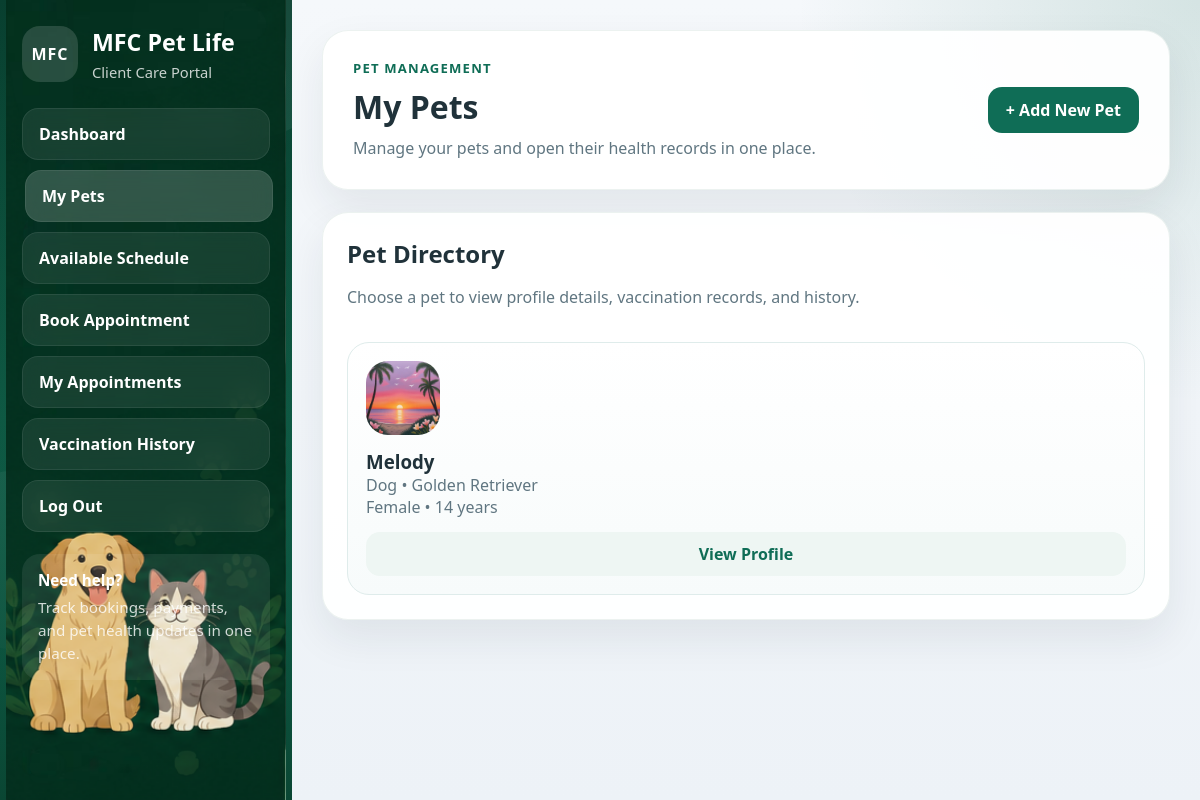
The app's page /pet-profile/ (signed in) with its own data.
### main/models.py (models this page shows, shortened)
class Pet(models.Model):
    owner = models.ForeignKey(User, on_delete=models.CASCADE)
    name = models.CharField(max_length=100)
    species = models.CharField(max_length=50)
    breed = models.CharField(max_length=100, blank=True, null=True)
    gender = models.CharField(max_length=10)
    color = models.CharField(max_length=50, blank=True, null=True)
    birthday = models.DateField(blank=True, null=True)
    age = models.PositiveIntegerField(default=0)
    weight = models.DecimalField(max_digits=5, decimal_places=2, blank=True, null=True)
    image = models.ImageField(upload_to='pets/', blank=True, null=True)
    is_active = models.BooleanField(default=True)  # Soft-delete flag

### main/views.py (the view)
# urls.py: path('pet-profile/', views.pet_profile, name='pet_profile'),
def pet_profile(request):
            pets = Pet.objects.filter(owner=request.user)
            for pet in pets:
                pet.years = pet.age // 12
                pet.months = pet.age % 12
            return render(request, 'clients/pet_profile.html', {'pets': pets})

### main/templates/clients/pet_profile.html (shortened to what this page needs)
{% load static %}
<!DOCTYPE html>
<html lang="en">
<head>
    <link rel="stylesheet" href="{% static 'css/clients/client_shell.css' %}?v=client-shell-1">
</head>
<body>
    {% include 'clients/_sidebar.html' with active_page='pets' %}
    <main class="client-shell">
        <section class="client-page-header">
            <div>
                <p class="eyebrow">Pet Management</p>
                <h1>My Pets</h1>
                <p class="header-copy">Manage your pets and open their health records in one place.</p>
            </div>
            <a href="{% url 'add_pet' %}" class="client-primary">+ Add New Pet</a>
        </section>
        <section class="client-panel">
            <div class="panel-head">
                <div>
                    <h2>Pet Directory</h2>
                    <p class="muted">Choose a pet to view profile details, vaccination records, and history.</p>
                </div>
            </div>
            {% if pets %}
                <div class="pet-card-grid">
                    {% for pet in pets %}
                        <a href="{% url 'pet_detail' pet_id=pet.id %}" class="pet-card">
                            {% if pet.image %}
                                <img src="{{ pet.image.url }}" alt="{{ pet.name }}">
                            {% else %}
                                <div class="pet-avatar">{{ pet.name|first|upper }}</div>
                            {% endif %}
                            <div>
                                <h3>{{ pet.name }}</h3>
                                <p class="pet-meta">{{ pet.species|default:"Pet" }}{% if pet.breed %} • {{ pet.breed }}{% endif %}</p>
                                {% if pet.gender or pet.age %}
                                    <p class="pet-meta">{{ pet.gender|default:"Gender not set" }}{% if pet.age %} • {{ pet.age }} years{% endif %}</p>
                                {% endif %}
                            </div>
                            <span class="client-secondary">View Profile</span>
                        </a>
                    {% endfor %}
                </div>
            {% else %}
                <div class="empty-panel">
                    <p class="empty-copy">No pets added yet. Add your first pet to start tracking appointments and records.</p>
                    <a href="{% url 'add_pet' %}" class="client-primary">Add Pet</a>
                </div>
            {% endif %}
        </section>
    </main>
</body>
</html>

### main/static/css/clients/client_shell.css (style rules this page uses)
* { box-sizing: border-box; }
:root { --sidebar-bg: linear-gradient(180deg, #083f2f 0%, #0f5b45 48%, #11785d 100%); --page-bg: radial-gradient(circle at top right, rgba(44, 122, 101, 0.16), transparent 28%), linear-gradient(180deg, #f5f8fb 0%, #edf2f7 100%); --surface: rgba(255, 255, 255, 0.94); --surface-border: rgba(15, 91, 69, 0.08); --text-main: #20323a; --text-soft: #607681; --primary: #0f6d56; --primary-strong: #0b5b49; --primary-soft: #d9efe7; --teal: #27877c; --gold: #f4b34f; --coral: #eb7d62; --shadow: 0 18px 42px rgba(20, 42, 52, 0.08); }
body { margin: 0; min-height: 100vh; background: var(--page-bg); color: var(--text-main); font-family: "Segoe UI", Tahoma, Geneva, Verdana, sans-serif; }
.client-shell { margin-left: 292px; min-height: 100vh; padding: 30px; }
.client-page-header, .client-panel, .client-stat-card, .client-card { background: var(--surface); border: 1px solid var(--surface-border); border-radius: 26px; box-shadow: var(--shadow); }
.client-page-header { display: flex; justify-content: space-between; gap: 24px; align-items: center; padding: 28px 30px; margin-bottom: 22px; }
.client-page-header h1 { margin: 0; color: var(--text-main); font-size: 2rem; }
.eyebrow { margin: 0 0 8px; color: var(--primary); font-size: 0.82rem; font-weight: 800; letter-spacing: 0.09em; text-transform: uppercase; }
.header-copy, .muted, .empty-copy { color: var(--text-soft); }
.header-copy { margin: 8px 0 0; line-height: 1.55; }
.client-primary, .client-secondary, .client-danger, .client-chip { display: inline-flex; align-items: center; justify-content: center; border: 0; border-radius: 14px; font-weight: 800; text-decoration: none; }
.client-primary { padding: 12px 18px; background: var(--primary); color: #fff; }
.client-secondary { padding: 11px 16px; background: #eef6f3; color: var(--primary); }
.client-panel { padding: 24px; margin-bottom: 22px; }
.panel-head { display: flex; align-items: center; justify-content: space-between; gap: 16px; margin-bottom: 18px; }
.panel-head h2, .panel-head h3 { margin: 0; }
.pet-card-grid, .record-card-grid, .payment-grid { display: grid; grid-template-columns: repeat(auto-fit, minmax(240px, 1fr)); gap: 18px; }
.pet-card, .record-card, .appointment-card { display: grid; gap: 14px; padding: 18px; border: 1px solid #dfeceb; border-radius: 22px; background: linear-gradient(180deg, #fff 0%, #f7fbfb 100%); color: inherit; text-decoration: none; }
.pet-card img, .pet-photo { width: 74px; height: 74px; border-radius: 22px; object-fit: cover; }
.pet-card h3, .record-card h3, .appointment-card h3 { margin: 0; }
.pet-meta, .record-card p, .appointment-card p { margin: 0; color: var(--text-soft); }

### records on screen
Pet: image (picture), name "Melody", species "Dog", breed "Golden Retriever", gender "Female", age "14"
